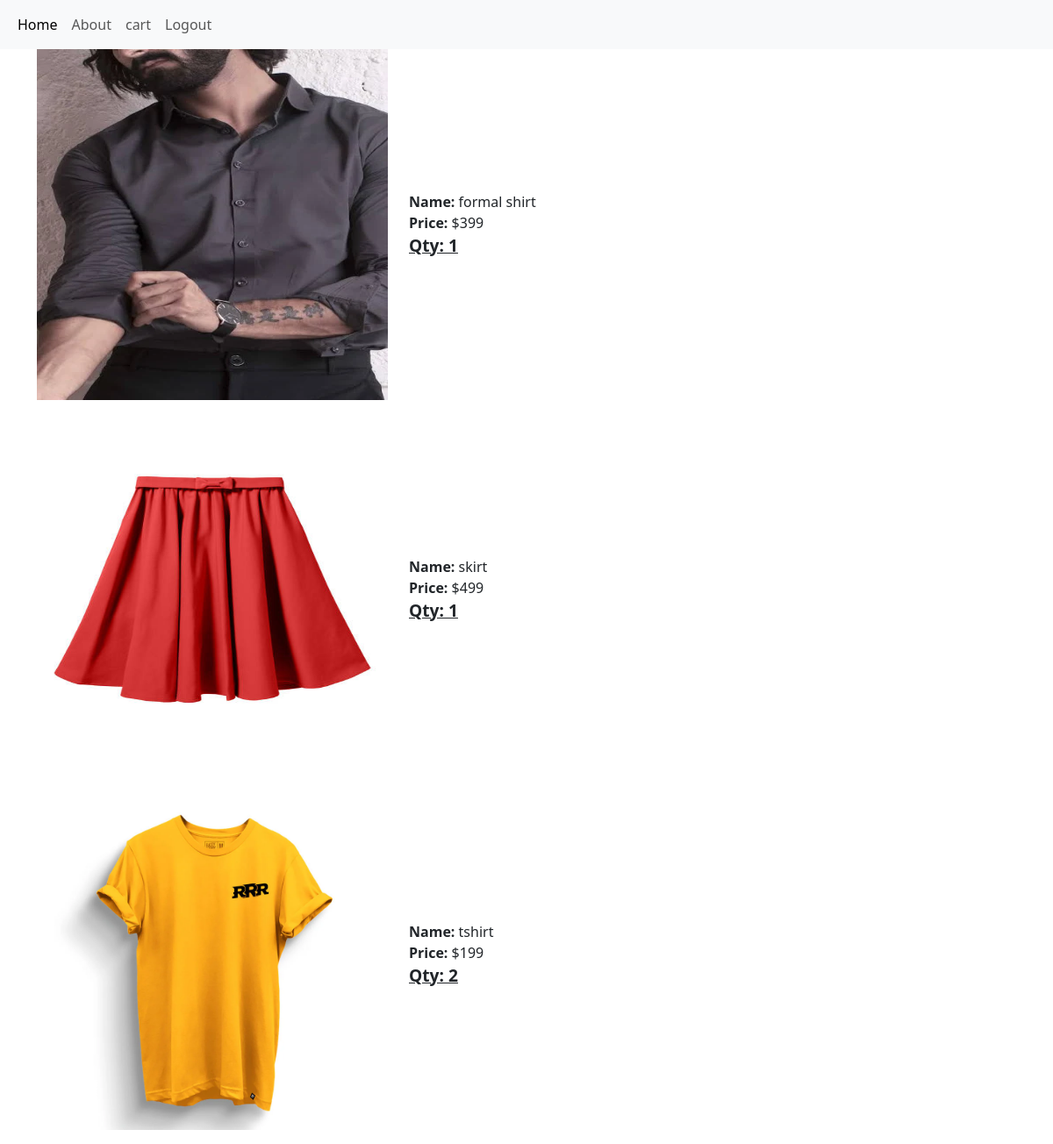
Page /bookings (signed in) on the committed database.
### textileapp/models.py (models this page shows)
class Buy(models.Model):
    Product=models.ForeignKey(Product,on_delete=models.CASCADE)
    user=models.ForeignKey(User,on_delete=models.CASCADE)
    qty=models.IntegerField()
    price=models.IntegerField()
    date=models.DateField(auto_now_add=True)

class Product(models.Model):
    pid=models.TextField()
    name=models.TextField()
    dis=models.TextField()
    price=models.IntegerField()
    offer_price=models.IntegerField()
    stock=models.IntegerField()
    img=models.FileField()

### textileapp/views.py (the view)
# urls.py: path('bookings',views.bookings),
def bookings(req):
    user=User.objects.get(username=req.session['user'])
    buy=Buy.objects.filter(user=user)[::-1]
    return render(req,'user/bookings.html',{'bookings':buy})

### template/user/bookings.html (shortened to what this page needs)
<!DOCTYPE html>
<html lang="en">
<head>
    <link href="https://cdn.jsdelivr.net/npm/bootstrap@5.3.3/dist/css/bootstrap.min.css" rel="stylesheet">
</head>
<body>
    <nav class="navbar navbar-expand-sm bg-light navbar-light">
        <div class="container-fluid">
          <ul class="navbar-nav">
            <li class="nav-item">
              <a class="nav-link active" href="user_home">Home</a>
            </li>
            <li class="nav-item">
              <a class="nav-link" href="#">About</a>
            </li>
            <li class="nav-item">
              <a class="nav-link" href="cart">cart</a>
            </li>
            <li class="nav-item">
              <a class="nav-link " href="logout">Logout</a>
            </li>
          </ul>
        </div>
    </nav>
    <div class="container">
        <div class="row">
            {% for i in bookings %}
            <div class="col-lg-12 mb-3">
                <div class="d-flex align-items-center">
                    <img src="{{i.Product.img.url}}" style="width: 400px; height: 400px;" alt="">
                    <div class="ms-4">
                        <div><strong>Name:</strong> {{i.Product.name}}</div>
                        <div><strong>Price:</strong> ${{i.Product.offer_price}}</div>
                        <div class="d-flex align-items-center">
                            <span class="qty-text">Qty: {{i.qty}}</span>
                        </div>
                    </div>
                </div>
            </div>
            {% endfor %}
        </div>
    </div>
</body>
</html>

### template/user/bookings.html (style rules this page uses)
.qty-text { font-weight: bold; text-decoration: underline; font-size: 1.2rem; }

### rows in the picture
Buy: Product.img (picture), Product.name "formal shirt", Product.offer_price "399", qty "1"
Buy: Product.img (picture), Product.name "skirt", Product.offer_price "499", qty "1"
Buy: Product.img (picture), Product.name "tshirt", Product.offer_price "199", qty "2"
